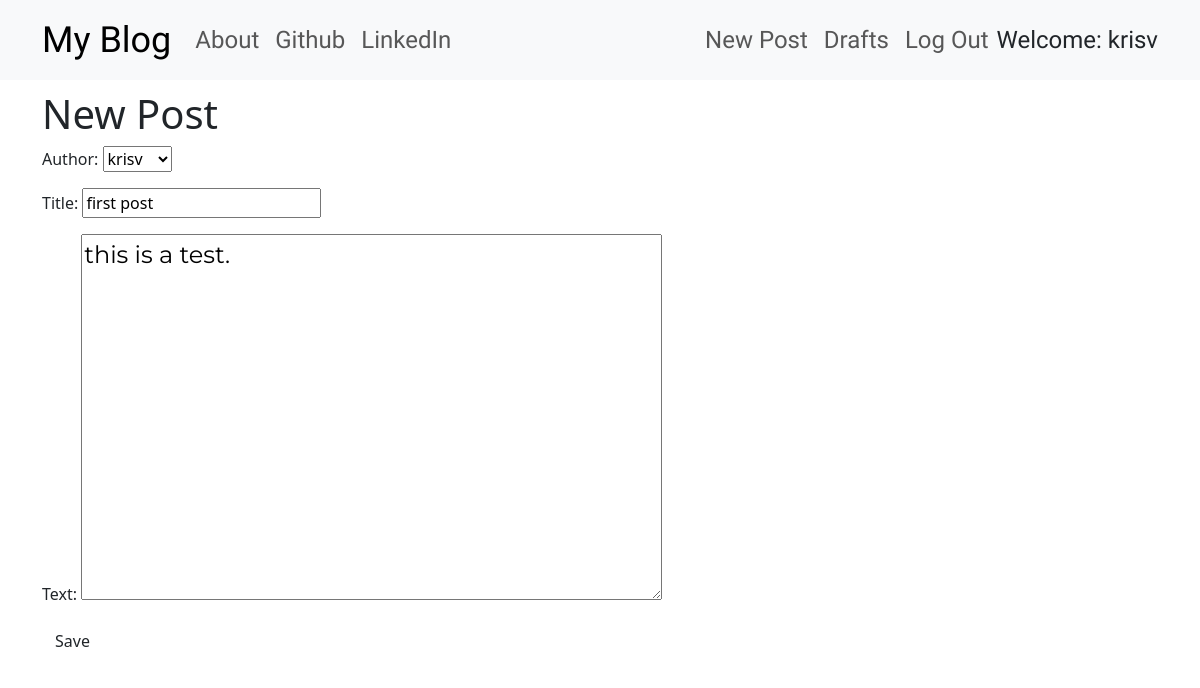
The app's page /post/1/edit/ (signed in), older data.
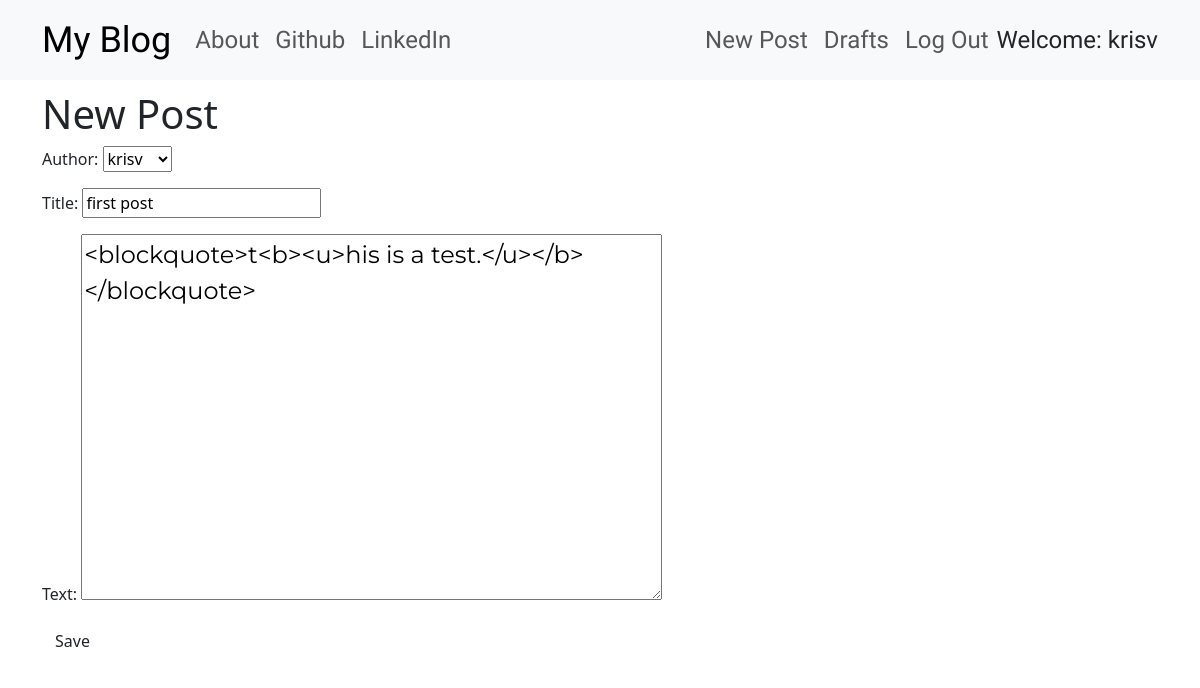
The same page, newer data.
### my_blog/models.py (models this page shows, shortened)
class Post(models.Model):
    author = models.ForeignKey('auth.User', on_delete=models.CASCADE)
    title = models.CharField(max_length=200)
    text = models.TextField()
    created_date = models.DateTimeField(default=timezone.now)
    published_date = models.DateTimeField(blank=True, null=True)

### my_blog/views.py (the view)
class PostUpdateView(LoginRequiredMixin, UpdateView):
    login_url = '/login/'
    redirect_field_name = 'my_blog/post_detail.html'
    form_class = PostForm
    model = Post

### my_blog/forms.py
class PostForm(forms.ModelForm):
  class Meta:
    model = Post
    fields = ('author', 'title', 'text')
    widgets = {
      'title': forms.TextInput(attrs={'class':'textinputclass'}),
      'text' : forms.Textarea(attrs={'class':'editable medium-editor-textarea postcontent'})
    }

### my_blog/templates/my_blog/post_form.html (shortened to what this page needs)
{% extends 'my_blog/base.html' %}
{% block content %}
  <h1>New Post</h1>
  <form class="post-form" method="post">
    {{form.as_p}}
    <button type="submit" class="save btn btn-default" name="button">Save</button>
  </form>
{% endblock %}

Row changes from the older to the newer data that the page shows:
changed Post "krisv": text "this is a test." → "<blockquote>t<b><u>his is a test.</u></b></blockquote>"
